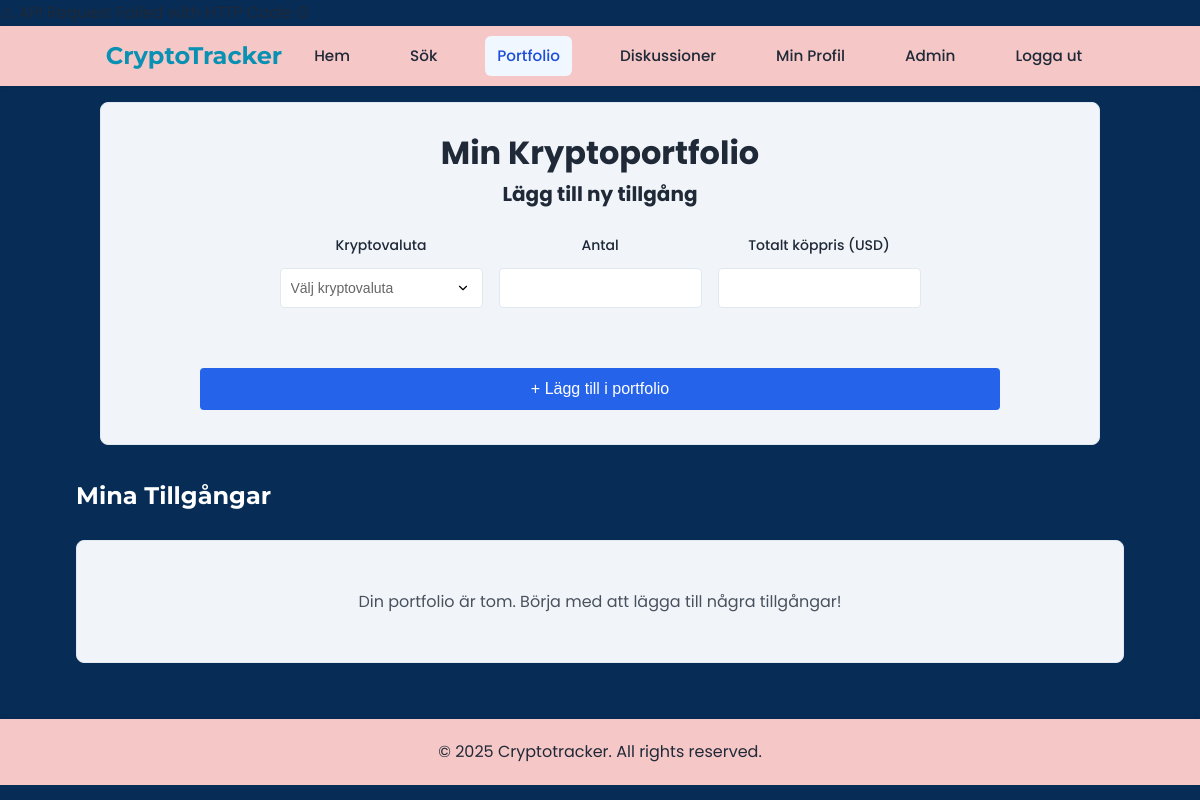
/pages/portfolio.php (signed in), run on an earlier commit of the app's database.
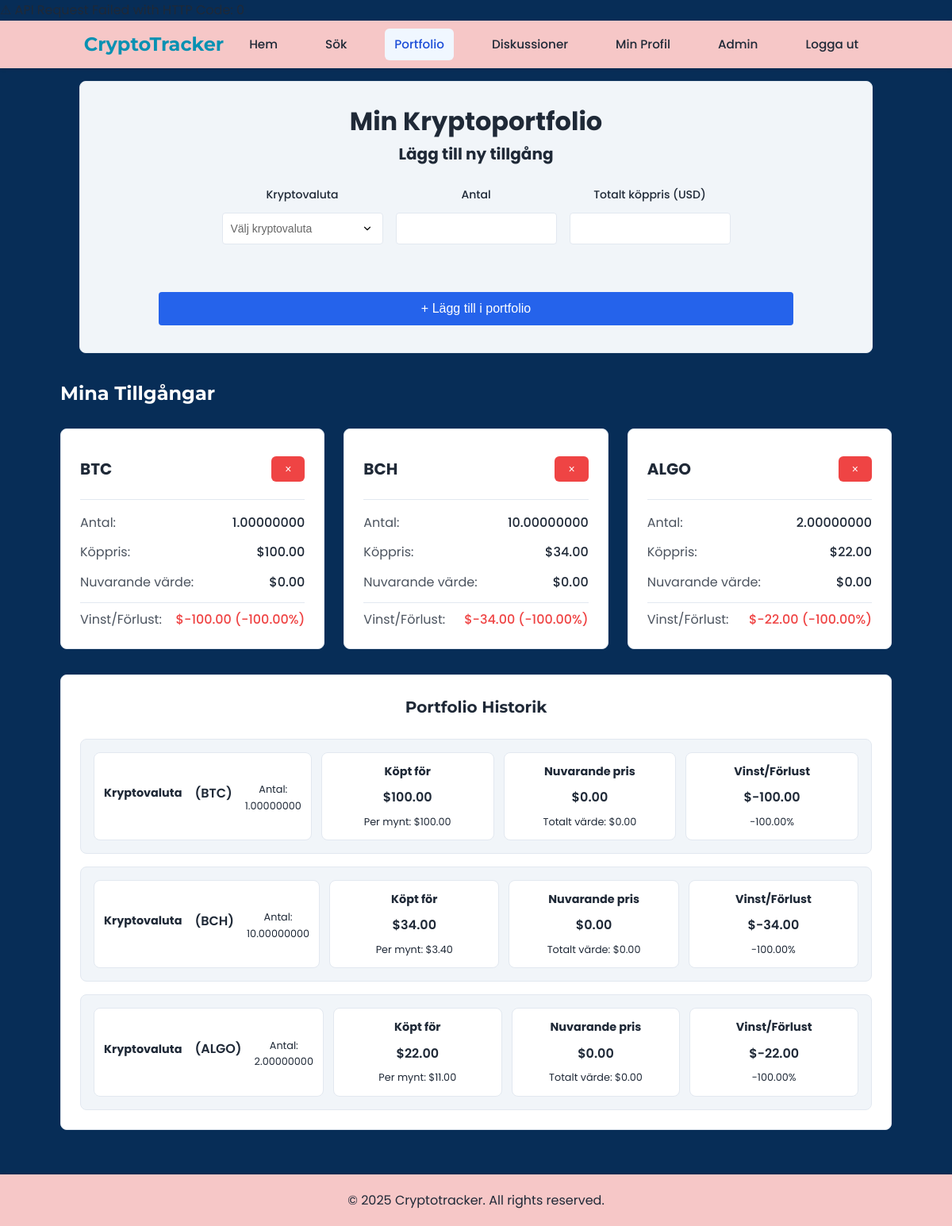
And on a later commit of the database.
### tables this page shows
CREATE TABLE portfolio (
    id INTEGER PRIMARY KEY AUTOINCREMENT,
    user_id INTEGER,
    crypto_symbol VARCHAR(10) NOT NULL,
    amount DECIMAL(18,8) NOT NULL,
    purchase_price DECIMAL(18,2) NOT NULL,
    purchase_date TIMESTAMP DEFAULT CURRENT_TIMESTAMP,
    FOREIGN KEY (user_id) REFERENCES users(id) ON DELETE CASCADE
);

### pages/portfolio.php (the view, shortened to what this page needs)
<?php
include '../config.php';
$db = $pdo;
$user_id = $_SESSION["user_id"];
$stmt = $db->prepare("SELECT id, crypto_symbol, amount, purchase_price FROM portfolio WHERE user_id = :user_id");
$stmt->bindParam(':user_id', $user_id, PDO::PARAM_INT);
$stmt->execute();
$portfolioEntries = $stmt->fetchAll(PDO::FETCH_ASSOC);
?>
<!DOCTYPE html>
<html lang="sv">
<head>
    <link rel="stylesheet" href="../css/styles.css">
</head>
<body>
    <?php include '../header.php'; ?>
    <div class="container">
        <div class="add-asset-form">
            <h1>Min Kryptoportfolio</h1>
            <h2>Lägg till ny tillgång</h2>
            <form id="add-asset-form" method="POST">
                <div class="form-grid">
                    <div class="form-group">
                        <label for="crypto_symbol">Kryptovaluta</label>
                        <select name="crypto_symbol" id="crypto_symbol" required>
                            <option value="" disabled selected>Välj kryptovaluta</option>
                        </select>
                    </div>
                    <div class="form-group">
                        <label for="amount">Antal</label>
                        <input type="number" id="amount" name="amount" step="0.00000001" required>
                    </div>
                    <div class="form-group">
                        <label for="purchase_price">Totalt köppris (USD)</label>
                        <input type="number" id="purchase_price" name="purchase_price" step="0.01" required>
                    </div>
                </div>
                <div class="form-actions">
                    <button type="submit" class="action-button">
                        <span class="button-icon">+</span>
                        <span class="button-text">Lägg till i portfolio</span>
                    </button>
                </div>
            </form>
        </div>
        <div class="portfolio-overview">
            <h2>Mina Tillgångar</h2>
            <?php if (!empty($portfolioEntries)): ?>
                <div class="portfolio-grid">
                    <?php foreach ($portfolioEntries as $asset): ?>
                        <div class="portfolio-item">
                            <?php
                            $current_price = 0;
                            $total_value = $asset['amount'] * $current_price;
                            $total_purchase_value = isset($asset['purchase_price']) ? $asset['purchase_price'] : 0;
                            $profit_loss = $total_value - $total_purchase_value;
                            $profit_loss_percent = $total_purchase_value > 0 ? ($profit_loss / $total_purchase_value) * 100 : 0;
                            ?>
                            <div class="asset-header">
                                <h3><?= htmlspecialchars($asset['crypto_symbol']) ?></h3>
                                <form class="delete-form" onsubmit="return deleteAsset(event, <?= $asset['id'] ?>, '<?= htmlspecialchars($asset['crypto_symbol']) ?>')">
                                    <button type="submit" class="delete-btn" title="Ta bort">×</button>
                                </form>
                            </div>
                            <div class="asset-details">
                                <p>
                                    <span class="label">Antal:</span>
                                    <span class="value"><?= number_format($asset['amount'], 8) ?></span>
                                </p>
                                <?php if (isset($asset['purchase_price'])): ?>
                                <p>
                                    <span class="label">Köppris:</span>
                                    <span class="value">$<?= number_format($asset['purchase_price'], 2) ?></span>
                                </p>
                                <?php endif; ?>
                                <p>
                                    <span class="label">Nuvarande värde:</span>
                                    <span class="value">$<?= number_format($total_value, 2) ?></span>
                                </p>
                                <?php if (isset($asset['purchase_price'])): ?>
                                <p class="profit-loss <?= $profit_loss >= 0 ? 'profit' : 'loss' ?>">
                                    <span class="label">Vinst/Förlust:</span>
                                    <span class="value">
                                        <?= $profit_loss >= 0 ? '+' : '' ?>$<?= number_format($profit_loss, 2) ?>
                                        (<?= number_format($profit_loss_percent, 2) ?>%)
                                    </span>
                                </p>
                                <?php endif; ?>
                            </div>
                        </div>
                    <?php endforeach; ?>
                </div>
                <div class="portfolio-history">
                    <h2>Portfolio Historik</h2>
                    <div class="history-grid">
                        <?php foreach ($portfolioEntries as $asset): ?>
                            <?php
                            $current_price = 0;
                            $coin_name = '';
                            $amount = floatval($asset['amount']);
                            $per_coin_purchase = isset($asset['purchase_price']) ? ($asset['purchase_price'] / $amount) : 0;
                            $total_current_value = $amount * $current_price;
                            $total_purchase_value = isset($asset['purchase_price']) ? $asset['purchase_price'] : 0;
                            $profit_loss = $total_current_value - $total_purchase_value;
                            $profit_loss_percentage = $total_purchase_value > 0 ? ($profit_loss / $total_purchase_value) * 100 : 0;
                            ?>
                            <div class="history-item">
                                <div class="history-container coin-info">
                                    <h3>Kryptovaluta</h3>
                                    <p><?= htmlspecialchars($coin_name) ?> (<?= htmlspecialchars($asset['crypto_symbol']) ?>)</p>
                                    <small>Antal: <?= number_format($amount, 8) ?></small>
                                </div>
                                <div class="history-container purchase-info">
                                    <h3>Köpt för</h3>
                                    <p>$<?= isset($asset['purchase_price']) ? number_format($asset['purchase_price'], 2) : '0.00' ?></p>
                                    <small>Per mynt: $<?= number_format($per_coin_purchase, 2) ?></small>
                                </div>
                                <div class="history-container current-info">
                                    <h3>Nuvarande pris</h3>
                                    <p>$<?= number_format($current_price, 2) ?></p>
                                    <small>Totalt värde: $<?= number_format($total_current_value, 2) ?></small>
                                </div>
                                <div class="history-container profit-loss-info <?= $profit_loss >= 0 ? 'profit' : 'loss' ?>">
                                    <h3>Vinst/Förlust</h3>
                                    <p><?= $profit_loss >= 0 ? '+' : '' ?>$<?= number_format($profit_loss, 2) ?></p>
                                    <small><?= number_format($profit_loss_percentage, 2) ?>%</small>
                                </div>
                            </div>
                        <?php endforeach; ?>
                    </div>
                </div>
            <?php else: ?>
                <div class="empty-portfolio">
                    <p>Din portfolio är tom. Börja med att lägga till några tillgångar!</p>
                </div>
            <?php endif; ?>
        </div>
    </div>
    <?php include '../php/footer.php'; ?>
</body>
</html>

### header.php (shortened to what this page needs)
<header>
    <nav>
        <div class="logo">
            <a href="/Crypto-Tracker/">CryptoTracker</a>
        </div>
        <ul class="nav-links">
            <li><a href="/Crypto-Tracker/" <?= $_SERVER['REQUEST_URI'] == '/Crypto-Tracker/' ? 'class="active"' : '' ?>>Hem</a></li>
            <li><a href="/Crypto-Tracker/pages/search.php" <?= strpos($_SERVER['REQUEST_URI'], '/search.php') ? 'class="active"' : '' ?>>Sök</a></li>
            <?php if (isset($_SESSION['user_id'])): ?>
                <li><a href="/Crypto-Tracker/pages/portfolio.php" <?= strpos($_SERVER['REQUEST_URI'], '/portfolio.php') ? 'class="active"' : '' ?>>Portfolio</a></li>
                <li><a href="/Crypto-Tracker/pages/discussions.php" <?= strpos($_SERVER['REQUEST_URI'], '/discussions.php') ? 'class="active"' : '' ?>>Diskussioner</a></li>
                <li><a href="/Crypto-Tracker/pages/profile.php" <?= strpos($_SERVER['REQUEST_URI'], '/profile.php') ? 'class="active"' : '' ?>>Min Profil</a></li>
                <?php if (isset($_SESSION['role']) && $_SESSION['role'] === 'admin'): ?>
                    <li><a href="/Crypto-Tracker/pages/admin/dashboard.php" <?= strpos($_SERVER['REQUEST_URI'], '/admin/') ? 'class="active"' : '' ?>>Admin</a></li>
                <?php endif; ?>
                <li><a href="/Crypto-Tracker/pages/logout.php">Logga ut</a></li>
            <?php else: ?>
                <li><a href="/Crypto-Tracker/pages/login.php" <?= strpos($_SERVER['REQUEST_URI'], '/login.php') ? 'class="active"' : '' ?>>Logga in</a></li>
                <li><a href="/Crypto-Tracker/pages/register.php" <?= strpos($_SERVER['REQUEST_URI'], '/register.php') ? 'class="active"' : '' ?>>Registrera</a></li>
            <?php endif; ?>
        </ul>
    </nav>
</header>

### php/footer.php
<footer>
    <p>&copy; 2025 Cryptotracker. All rights reserved.</p>
</footer>

What changed in the data, as far as the page shows it:
added portfolio: crypto_symbol "BTC", amount "1.00000000", purchase_price "100.00", amount "0.00", profit_loss "-100.00", profit_loss_percent "-100.00", per_coin_purchase "100.00", current_price "0.00", profit_loss_percentage "-100.00"
added portfolio: crypto_symbol "BCH", amount "10.00000000", purchase_price "34.00", amount "0.00", profit_loss "-34.00", profit_loss_percent "-100.00", per_coin_purchase "3.40", current_price "0.00", profit_loss_percentage "-100.00"
added portfolio: crypto_symbol "ALGO", amount "2.00000000", purchase_price "22.00", amount "0.00", profit_loss "-22.00", profit_loss_percent "-100.00", per_coin_purchase "11.00", current_price "0.00", profit_loss_percentage "-100.00"
Also different on the page:
text no longer shown: "Din portfolio är tom. Börja med att lägga till några tillgångar!"
text now shown: "Portfolio Historik"
